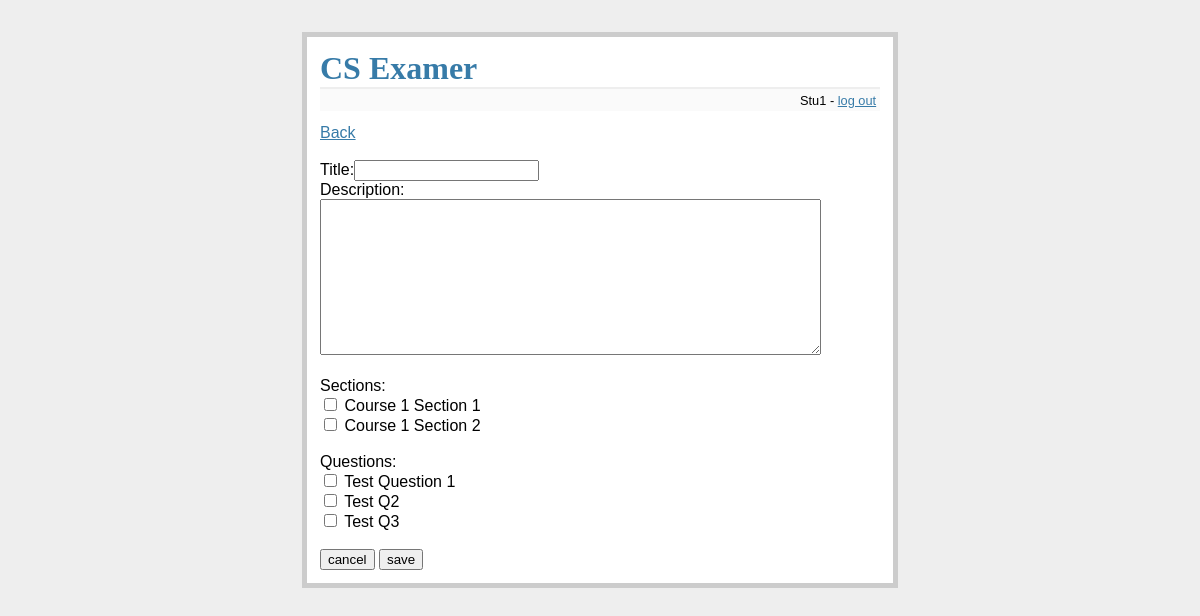
Page /new_quiz?courseID=1 (signed in) on the committed database.
### tables this page shows
CREATE TABLE t_section (
	id integer primary key autoincrement,
	courseID integer not null,
	name text not null,
	description text
);

CREATE TABLE t_question (
	id integer primary key autoincrement,
	courseId integer not null,
	question text not null,
	givenCode text not null,
	graderCode text not null,
	isPublished boolean not null default 0
);

### CSExamer.py (the view)
@app.route('/new_quiz', methods=['GET','POST'])
def new_quiz():
	if not session.get('logged_in'):
		return redirect(url_for('login'))
	courseID = int(request.args.get('courseID'))
	db = get_db()
	course = Course.getCourseFromDB(courseID,db)
	sections = course.getSections(db)
	questions = course.getQuestions(db)
	if request.method == 'POST':
		if request.form['action'] == 'save':
			title = request.form['title']
			description = request.form['description']
			sectionIds = request.form.getlist('section')
			questionIds = request.form.getlist('question')
			Quiz.newQuiz(title, description, sectionIds, questionIds, db)
			flash("Quiz saved!")
		return redirect(url_for('show_quizzes', courseID=courseID))
	return render_template('new_quiz.html', courseID = courseID, sections = sections, questions = questions)

### CSExamer.py (called while the page is built)
def connect_db():
	app.logger.debug('connect_db')
	rv = sqlite3.connect(app.config['DATABASE'])
	rv.row_factory = sqlite3.Row
	return rv

def get_db():
	app.logger.debug('get_db()')
	if not hasattr(g, 'sqlite_db'):
		g.sqlite_db = connect_db()
	return g.sqlite_db

### classes.py (called while the page is built)
	def getSections(self, db):
		if self.sections is None:
			self.sections = []
			cur = db.execute('select id, courseID, name, description from t_section where courseID='+str(self.id))
			results = cur.fetchall()
			for result in results:
				section = Section(result[0],result[1],result[2],result[3])
				self.sections.append(section)
		return self.sections

	def getQuestions(self, db):
		if self.questions is None:
			self.questions = []
			cur = db.execute('select id from t_question where courseID='+str(self.id))
			results = cur.fetchall()
			for result in results:
				questionID = result[0]
				question = Question.getQuestionFromDB(questionID,db)
				self.questions.append(question)
		return self.questions

	@classmethod
	def getCourseFromDB(self, id, db):
		cur = db.execute('select name, description from t_course where id=?', (id,))
		result = cur.fetchone()
		course = Course(id, result[0], result[1])
		return course

	@classmethod
	def getQuestionFromDB(self, id, db):
		cur = db.execute('select question, givenCode, graderCode from t_question where id=?', (id,))
		result = cur.fetchone()
		question = Question(id,result[0],result[1],result[2])
		return question

### templates/new_quiz.html
{% extends "layout.html" %}
{% block body %}
  {% if session.logged_in %}
    <a href="{{ url_for('show_quizzes', courseID = courseID) }}">Back</a>
    <br>
    <br>
    <form action="{{ url_for('new_quiz', courseID = courseID) }}" method=post>
      Title:<input type="text" name="title" value=""><br>
      Description:<br>
      <textarea name=description rows=10 cols=60></textarea><br>
      <br>Sections:<br>
      {% for section in sections %}
      <input type="checkbox" name="section" value={{section.id}}> {{section.name}}<br>
      {% endfor %}
      <br>Questions:<br>
      {% for question in questions %}
      <input type="checkbox" name="question" value={{question.id}}> {{question.question}}<br>
      {% endfor %}
      <br>
      <input type='submit' name='action' value='cancel'>
      <input type='submit' name='action' value='save'>
    </form>
  {% endif %}
{% endblock %}

### static/style.css (style rules this page uses)
a, h1, h2 { color: #377ba8; }

### rows in the picture
t_section: name "Course 1 Section 1"
t_section: name "Course 1 Section 2"
t_question: question "Test Question 1"
t_question: question "Test Q2"
t_question: question "Test Q3"

### other values in the picture
{{ session.username }} "Stu1"
